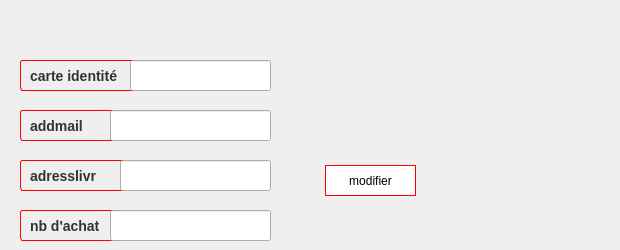
      <widget class="QWidget" name="tab_5">
       <attribute name="title">
        <string>modifier un client</string>
       </attribute>
       <widget class="QLabel" name="label_7">
        <property name="geometry">
         <rect>
          <x>20</x>
          <y>60</y>
          <width>151</width>
          <height>31</height>
         </rect>
        </property>
        <property name="styleSheet">
         <string notr="true">QLabel {
    background-color: transparent; /* Rendre le fond transparent */
    color: #333; /* Couleur du texte pour contraster (noir) */
    border: 1px solid #FF0000; /* Bordure pour définir les limites du QLabel (rouge) */
    padding: 5px; /* Espacement interne pour le texte */
    border-radius: 3px; /* Coins arrondis */

    /* Styles de police */
    font-family: Arial, sans-serif; /* Famille de police */
    font-size: 14px; /* Taille de police */
    font-weight: bold; /* Poids de la police (gras) */
}

</string>
        </property>
        <property name="text">
         <string>carte identité</string>
        </property>
       </widget>
       <widget class="QLineEdit" name="le_idmodif">
        <property name="geometry">
         <rect>
          <x>130</x>
          <y>60</y>
          <width>141</width>
          <height>31</height>
         </rect>
        </property>
        <property name="styleSheet">
         <string notr="true">QLabel {
    background-color: transparent; /* Rendre le fond transparent */
    color: #333; /* Couleur du texte pour contraster (noir) */
    padding: 5px; /* Espacement interne pour le texte */
    border-radius: 3px; /* Coins arrondis */

    /* Styles de police */
    font-family: Arial, sans-serif; /* Famille de police */
    font-size: 14px; /* Taille de police */
    font-weight: bold; /* Poids de la police (gras) */
}

QLabel#bordureRouge {
    border: 1px solid #FF0000; /* Bordure pour définir les limites du QLabel (rouge) */
}
</string>
        </property>
       </widget>
       <widget class="QPushButton" name="pb_modifier">
        <property name="geometry">
         <rect>
          <x>320</x>
          <y>160</y>
          <width>101</width>
          <height>41</height>
         </rect>
        </property>
        <property name="styleSheet">
         <string notr="true">QPushButton {
    background-color: white; /* Changer la couleur du fond en blanc */
    color: black; /* Changer la couleur du texte en noir */
    border: 1px solid red; /* Changer la couleur de la bordure en rouge */
    padding: 5px 10px;
    margin: 5px;
}

QPushButton:hover {
    background-color: #DCE0EE;
}
</string>
        </property>
        <property name="text">
         <string>modifier</string>
        </property>
        <property name="icon">
         <iconset>
          <normaloff>../6325975.png</normaloff>../6325975.png</iconset>
        </property>
        <property name="iconSize">
         <size>
          <width>25</width>
          <height>25</height>
         </size>
        </property>
       </widget>
       <widget class="QLabel" name="label_8">
        <property name="geometry">
         <rect>
          <x>20</x>
          <y>110</y>
          <width>121</width>
          <height>31</height>
         </rect>
        </property>
        <property name="styleSheet">
         <string notr="true">QLabel {
    background-color: transparent; /* Rendre le fond transparent */
    color: #333; /* Couleur du texte pour contraster (noir) */
    border: 1px solid #FF0000; /* Bordure pour définir les limites du QLabel (rouge) */
    padding: 5px; /* Espacement interne pour le texte */
    border-radius: 3px; /* Coins arrondis */

    /* Styles de police */
    font-family: Arial, sans-serif; /* Famille de police */
    font-size: 14px; /* Taille de police */
    font-weight: bold; /* Poids de la police (gras) */
}

</string>
        </property>
        <property name="text">
         <string>addmail</string>
        </property>
       </widget>
       <widget class="QLabel" name="label_9">
        <property name="geometry">
         <rect>
          <x>20</x>
          <y>160</y>
          <width>141</width>
          <height>31</height>
         </rect>
        </property>
        <property name="styleSheet">
         <string notr="true">QLabel {
    background-color: transparent; /* Rendre le fond transparent */
    color: #333; /* Couleur du texte pour contraster (noir) */
    border: 1px solid #FF0000; /* Bordure pour définir les limites du QLabel (rouge) */
    padding: 5px; /* Espacement interne pour le texte */
    border-radius: 3px; /* Coins arrondis */

    /* Styles de police */
    font-family: Arial, sans-serif; /* Famille de police */
    font-size: 14px; /* Taille de police */
    font-weight: bold; /* Poids de la police (gras) */
}

</string>
        </property>
        <property name="text">
         <string>adresslivr</string>
        </property>
       </widget>
       <widget class="QLineEdit" name="le_modifaddmail">
        <property name="geometry">
         <rect>
          <x>110</x>
          <y>110</y>
          <width>161</width>
          <height>31</height>
         </rect>
        </property>
        <property name="styleSheet">
         <string notr="true">QLabel {
    background-color: transparent; /* Rendre le fond transparent */
    color: #333; /* Couleur du texte pour contraster (noir) */
    padding: 5px; /* Espacement interne pour le texte */
    border-radius: 3px; /* Coins arrondis */

    /* Styles de police */
    font-family: Arial, sans-serif; /* Famille de police */
    font-size: 14px; /* Taille de police */
    font-weight: bold; /* Poids de la police (gras) */
}

QLabel#bordureRouge {
    border: 1px solid #FF0000; /* Bordure pour définir les limites du QLabel (rouge) */
}
</string>
        </property>
       </widget>
       <widget class="QLineEdit" name="le_modifadd">
        <property name="geometry">
         <rect>
          <x>110</x>
          <y>210</y>
          <width>161</width>
          <height>31</height>
         </rect>
        </property>
        <property name="styleSheet">
         <string notr="true">QLabel {
    background-color: transparent; /* Rendre le fond transparent */
    color: #333; /* Couleur du texte pour contraster (noir) */
    padding: 5px; /* Espacement interne pour le texte */
    border-radius: 3px; /* Coins arrondis */

    /* Styles de police */
    font-family: Arial, sans-serif; /* Famille de police */
    font-size: 14px; /* Taille de police */
    font-weight: bold; /* Poids de la police (gras) */
}

QLabel#bordureRouge {
    border: 1px solid #FF0000; /* Bordure pour définir les limites du QLabel (rouge) */
}
</string>
        </property>
       </widget>
       <widget class="QLabel" name="label_12">
        <property name="geometry">
         <rect>
          <x>470</x>
          <y>20</y>
          <width>141</width>
          <height>101</height>
         </rect>
        </property>
        <property name="text">
         <string/>
        </property>
        <property name="pixmap">
         <pixmap>../Pictures/logo.png</pixmap>
        </property>
        <property name="scaledContents">
         <bool>true</bool>
        </property>
       </widget>
       <widget class="QLineEdit" name="achat_2">
        <property name="geometry">
         <rect>
          <x>120</x>
          <y>160</y>
          <width>151</width>
          <height>31</height>
         </rect>
        </property>
        <property name="styleSheet">
         <string notr="true">QLabel {
    background-color: transparent; /* Rendre le fond transparent */
    color: #333; /* Couleur du texte pour contraster (noir) */
    padding: 5px; /* Espacement interne pour le texte */
    border-radius: 3px; /* Coins arrondis */

    /* Styles de police */
    font-family: Arial, sans-serif; /* Famille de police */
    font-size: 14px; /* Taille de police */
    font-weight: bold; /* Poids de la police (gras) */
}

QLabel#bordureRouge {
    border: 1px solid #FF0000; /* Bordure pour définir les limites du QLabel (rouge) */
}
</string>
        </property>
       </widget>
       <widget class="QLabel" name="label_14">
        <property name="geometry">
         <rect>
          <x>20</x>
          <y>210</y>
          <width>101</width>
          <height>31</height>
         </rect>
        </property>
        <property name="styleSheet">
         <string notr="true">QLabel {
    background-color: transparent; /* Rendre le fond transparent */
    color: #333; /* Couleur du texte pour contraster (noir) */
    border: 1px solid #FF0000; /* Bordure pour définir les limites du QLabel (rouge) */
    padding: 5px; /* Espacement interne pour le texte */
    border-radius: 3px; /* Coins arrondis */

    /* Styles de police */
    font-family: Arial, sans-serif; /* Famille de police */
    font-size: 14px; /* Taille de police */
    font-weight: bold; /* Poids de la police (gras) */
}

</string>
        </property>
        <property name="text">
         <string>nb d'achat</string>
        </property>
       </widget>
       <zorder>label_14</zorder>
       <zorder>label_7</zorder>
       <zorder>le_idmodif</zorder>
       <zorder>pb_modifier</zorder>
       <zorder>label_8</zorder>
       <zorder>label_9</zorder>
       <zorder>le_modifaddmail</zorder>
       <zorder>le_modifadd</zorder>
       <zorder>label_12</zorder>
       <zorder>achat_2</zorder>
      </widget>
